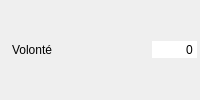
       <widget class="QWidget" name="widget_volonte" native="true">
        <property name="minimumSize">
         <size>
          <width>200</width>
          <height>26</height>
         </size>
        </property>
        <layout class="QHBoxLayout" name="horizontalLayout_13">
         <property name="spacing">
          <number>2</number>
         </property>
         <property name="leftMargin">
          <number>3</number>
         </property>
         <property name="topMargin">
          <number>3</number>
         </property>
         <property name="rightMargin">
          <number>3</number>
         </property>
         <property name="bottomMargin">
          <number>3</number>
         </property>
         <item>
          <widget class="QLabel" name="label_25">
           <property name="text">
            <string/>
           </property>
           <property name="pixmap">
            <pixmap resource="../images/images.qrc">:/Aptitudes/volonte.png</pixmap>
           </property>
          </widget>
         </item>
         <item>
          <widget class="QLabel" name="label_volonte">
           <property name="text">
            <string>Volonté</string>
           </property>
          </widget>
         </item>
         <item>
          <spacer name="horizontalSpacer_14">
           <property name="orientation">
            <enum>Qt::Horizontal</enum>
           </property>
           <property name="sizeHint" stdset="0">
            <size>
             <width>37</width>
             <height>12</height>
            </size>
           </property>
          </spacer>
         </item>
         <item>
          <widget class="QSpinBox" name="sp_volonte">
           <property name="focusPolicy">
            <enum>Qt::NoFocus</enum>
           </property>
           <property name="autoFillBackground">
            <bool>true</bool>
           </property>
           <property name="frame">
            <bool>false</bool>
           </property>
           <property name="alignment">
            <set>Qt::AlignRight|Qt::AlignTrailing|Qt::AlignVCenter</set>
           </property>
           <property name="buttonSymbols">
            <enum>QAbstractSpinBox::NoButtons</enum>
           </property>
           <property name="suffix">
            <string/>
           </property>
           <property name="maximum">
            <number>9999999</number>
           </property>
           <property name="stepType">
            <enum>QAbstractSpinBox::DefaultStepType</enum>
           </property>
          </widget>
         </item>
        </layout>
       </widget>
